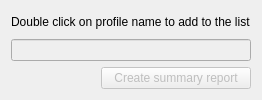
     <widget class="QWidget" name="multipleReport">
      <attribute name="title">
       <string>Summary report</string>
      </attribute>
      <layout class="QGridLayout" name="gridLayout_5">
       <item row="2" column="1">
        <widget class="QPushButton" name="createReportButton">
         <property name="enabled">
          <bool>false</bool>
         </property>
         <property name="minimumSize">
          <size>
           <width>150</width>
           <height>0</height>
          </size>
         </property>
         <property name="text">
          <string>Create summary report</string>
         </property>
        </widget>
       </item>
       <item row="2" column="0">
        <spacer name="horizontalSpacer_6">
         <property name="orientation">
          <enum>Qt::Horizontal</enum>
         </property>
         <property name="sizeHint" stdset="0">
          <size>
           <width>40</width>
           <height>20</height>
          </size>
         </property>
        </spacer>
       </item>
       <item row="1" column="0" colspan="2">
        <widget class="QLineEdit" name="profileNames">
         <property name="enabled">
          <bool>false</bool>
         </property>
        </widget>
       </item>
       <item row="0" column="0" colspan="2">
        <widget class="QLabel" name="label">
         <property name="maximumSize">
          <size>
           <width>460</width>
           <height>16777215</height>
          </size>
         </property>
         <property name="text">
          <string>Double click on profile name to add to the list</string>
         </property>
        </widget>
       </item>
      </layout>
     </widget>
